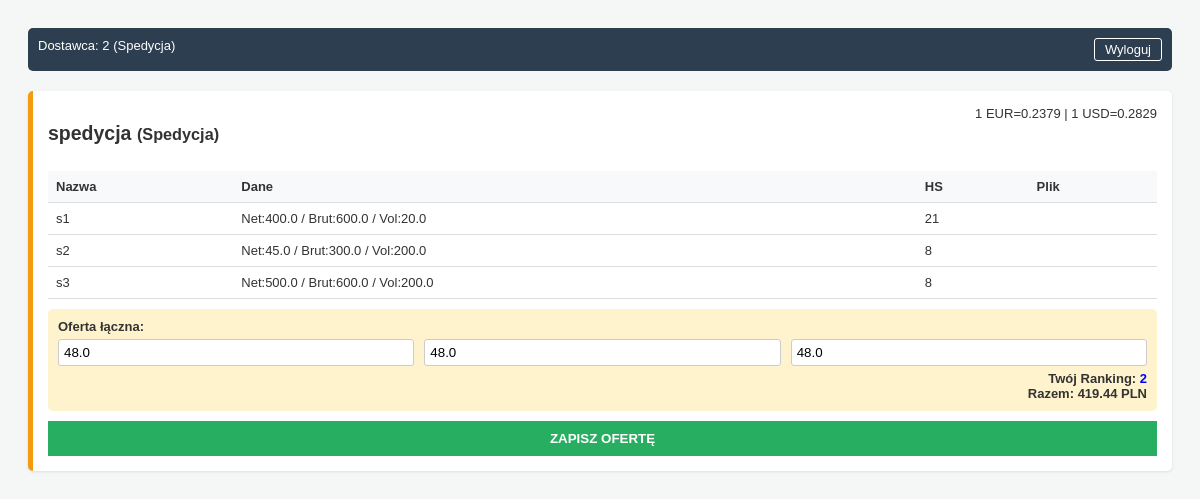
Page /user (signed in) on the committed database.
### tables this page shows
CREATE TABLE exchanges (
        id INTEGER PRIMARY KEY AUTOINCREMENT, name TEXT UNIQUE, category TEXT, deadline DATETIME, 
        is_locked INTEGER DEFAULT 0, currency TEXT DEFAULT 'PLN', eur_rate REAL DEFAULT 1.0, 
        usd_rate REAL DEFAULT 1.0, admin_file1 TEXT, admin_file2 TEXT, description TEXT,
        notify_enabled INTEGER DEFAULT 0);

CREATE TABLE materials (
        id INTEGER PRIMARY KEY AUTOINCREMENT, exchange_id INTEGER, name TEXT, 
        net_weight REAL, gross_weight REAL, volume REAL, quantity INTEGER, 
        kg_per_m REAL, length_m REAL,
        hs_code TEXT, item_admin_file TEXT);

CREATE TABLE shipping_bids (
        id INTEGER PRIMARY KEY AUTOINCREMENT, user TEXT, exchange_id INTEGER,
        val_pln REAL DEFAULT 0, val_eur REAL DEFAULT 0, val_usd REAL DEFAULT 0,
        total_pln_calc REAL, timestamp DATETIME DEFAULT CURRENT_TIMESTAMP);

### app.py (the view, shortened to what this page needs)
@app.route("/user")
def user():
    if "user" not in session or session["user"] == "admin": return redirect("/")
    con = db(); cur = con.cursor()
    cur.execute("SELECT * FROM exchanges ORDER BY deadline DESC")
    all_ex = cur.fetchall()
    exchange_data = []
    user_cat = session.get("category", "Spedycja")
    for ex in all_ex:
        if ex[2] != user_cat: continue
        if not is_exchange_open(ex[0]): continue
        cur.execute("SELECT * FROM materials WHERE exchange_id=?", (ex[0],))
        mats_raw = cur.fetchall()
        materials = []
        shipping_bid = None
        shipping_rank = "-"
        if ex[2] == 'Spedycja':
            cur.execute("SELECT val_pln, val_eur, val_usd, total_pln_calc FROM shipping_bids WHERE exchange_id=? AND user=? ORDER BY id DESC LIMIT 1", (ex[0], session['user']))
            shipping_bid = cur.fetchone()
            if shipping_bid:
                my_total = shipping_bid[3]
                cur.execute("SELECT user, total_pln_calc FROM shipping_bids WHERE exchange_id=? ORDER BY id DESC", (ex[0],))
                all_raw = cur.fetchall()
                latest_bids = {}
                for u, val in all_raw:
                    if u not in latest_bids: latest_bids[u] = val
                sorted_vals = sorted(latest_bids.values())
                try:
                    rank_pos = sorted_vals.index(my_total) + 1
                    if rank_pos == 1 and list(latest_bids.values()).count(sorted_vals[0]) > 1:
                        shipping_rank = "REMIS"
                    else:
                        shipping_rank = rank_pos
                except: pass
        for m in mats_raw:
            saved_price = None
            item_rank = "-"
            materials.append({
                "id": m[0], "name": m[2],
                "net": m[3], "gross": m[4], "vol": m[5], "qty": m[6],
                "kg_m": m[7], "len": m[8],
                "hs": m[9], "admin_file": m[10],
                "saved": saved_price,
                "rank": item_rank
            })
        exchange_data.append({
            "id": ex[0], "name": ex[1], "cat": ex[2], "deadline": ex[3],
            "eur": ex[6], "usd": ex[7], "desc": ex[10],
            "mats": materials, "is_open": True,
            "f1": ex[8], "f2": ex[9],
            "shipping_bid": shipping_bid,
            "shipping_rank": shipping_rank
        })
    con.close()
    return render_template("user.html", exchange_data=exchange_data)

### app.py (called while the page is built)
def db(): return sqlite3.connect(DB_NAME, timeout=10)

def is_exchange_open(ex_id):
    con = db(); cur = con.cursor()
    cur.execute("SELECT deadline, is_locked FROM exchanges WHERE id=?", (ex_id,))
    row = cur.fetchone()
    con.close()
    if not row: return False
    if row[1] == 1: return False
    if row[0] and datetime.now().strftime('%Y-%m-%dT%H:%M') > row[0]: return False
    return True

### templates/user.html (shortened to what this page needs)
<!DOCTYPE html>
<html lang="pl">
<head>
</head>
<body>
<div class="nav-bar">
    <div>Dostawca: {{ session['user'] }} ({{ session['category'] }})</div>
    <a href="/logout">Wyloguj</a>
</div>
{% for ex in exchange_data %}
<form action="/save_offer/{{ ex.id }}" method="post" enctype="multipart/form-data">
    <div class="card {% if ex.cat == 'Spedycja' %}spedycja-card{% endif %}">
        <div style="display:flex; justify-content:space-between;">
            <h2>{{ ex.name }} <small>({{ ex.cat }})</small></h2>
            <div>{% if ex.cat == 'Spedycja' %}1 EUR={{ ex.eur }} | 1 USD={{ ex.usd }}{% endif %}</div>
        </div>
        {% if ex.cat == 'Spedycja' %}
            <table>
                <tr><th>Nazwa</th><th>Dane</th><th>HS</th><th>Plik</th></tr>
                {% for m in ex.mats %}
                <tr>
                    <td>{{ m.name }}</td>
                    <td>Net:{{ m.net }} / Brut:{{ m.gross }} / Vol:{{ m.vol }}</td>
                    <td>{{ m.hs }}</td>
                    <td>{% if m.admin_file %}<a href="/static/uploads/{{ m.admin_file }}" target="_blank">PDF</a>{% endif %}</td>
                </tr>
                {% endfor %}
            </table>
            <div class="calc-box">
                Oferta łączna:
                <div style="display:grid; grid-template-columns: 1fr 1fr 1fr; gap:10px; margin-top:5px;">
                    <div><input type="text" name="sp_pln" id="pln_{{ ex.id }}" placeholder="PLN" value="{{ ex.shipping_bid[0] if ex.shipping_bid else '' }}" oninput="calcSpedycja({{ ex.id }}, {{ ex.eur }}, {{ ex.usd }})"></div>
                    <div><input type="text" name="sp_eur" id="eur_{{ ex.id }}" placeholder="EUR" value="{{ ex.shipping_bid[1] if ex.shipping_bid else '' }}" oninput="calcSpedycja({{ ex.id }}, {{ ex.eur }}, {{ ex.usd }})"></div>
                    <div><input type="text" name="sp_usd" id="usd_{{ ex.id }}" placeholder="USD" value="{{ ex.shipping_bid[2] if ex.shipping_bid else '' }}" oninput="calcSpedycja({{ ex.id }}, {{ ex.eur }}, {{ ex.usd }})"></div>
                </div>
                <div style="margin-top:5px; text-align:right;">
                    Twój Ranking: <strong style="color:blue;">
                        {% if ex.shipping_rank == 'REMIS' %}REMIS (1){% else %}{{ ex.shipping_rank }}{% endif %}
                    </strong>
                    <br>Razem: <span id="total_{{ ex.id }}">{{ ex.shipping_bid[3] if ex.shipping_bid else '0.00' }} PLN</span>
                </div>
            </div>
        {% endif %}
        <button type="submit" class="btn">ZAPISZ OFERTĘ</button>
    </div>
</form>
{% endfor %}
</body>
</html>

### templates/user.html (style rules this page uses)
body { font-family: sans-serif; background: #f4f7f6; padding: 20px 20px 80px 20px; color: #333; font-size: 13px; }
.nav-bar { background: #2c3e50; color: white; padding: 10px; border-radius: 5px; display: flex; justify-content: space-between; margin-bottom: 20px; }
.nav-bar a { color: white; text-decoration: none; border: 1px solid white; padding: 3px 10px; border-radius: 3px; }
.card { background: white; padding: 15px; border-radius: 5px; box-shadow: 0 1px 3px rgba(0,0,0,0.1); margin-bottom: 20px; border-left: 5px solid #3498db; }
.spedycja-card { border-left-color: #f39c12; }
table { width: 100%; border-collapse: collapse; margin-top: 10px; }
th, td { padding: 8px; border-bottom: 1px solid #ddd; text-align: left; vertical-align: top; }
th { background: #f8f9fa; }
input { width: 100%; padding: 5px; border: 1px solid #ccc; border-radius: 3px; box-sizing: border-box; }
.calc-box { background: #fff3cd; padding: 10px; margin-top: 10px; border-radius: 5px; font-weight: bold; }
.btn { width:100%; background:#27ae60; color:white; border:none; padding:10px; font-weight:bold; cursor:pointer; margin-top:10px; }

### rows in the picture
exchanges: name "spedycja", cat "Spedycja", eur "0.2379", usd "0.2829", sp_pln "48.0", sp_eur "48.0", sp_usd "48.0", shipping_rank "2", total_pln_calc "419.44"
materials: name "s1", net "400.0", gross "600.0", vol "20.0", hs "21"
materials: name "s2", net "45.0", gross "300.0", vol "200.0", hs "8"
materials: name "s3", net "500.0", gross "600.0", vol "200.0", hs "8"

### other values in the picture
{{ session['user'] }} "2"
{{ session['category'] }} "Spedycja"
